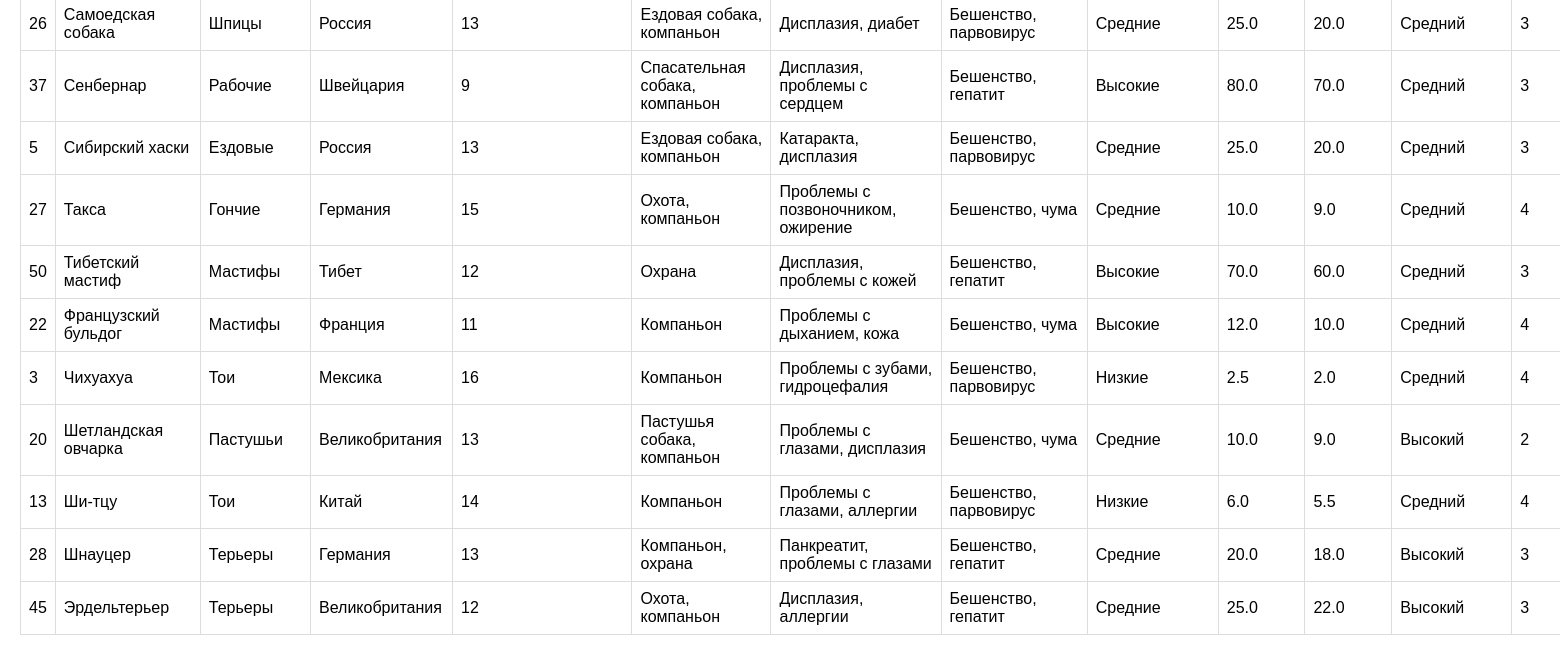
The page /breeds (lower part) on the database as committed earlier.
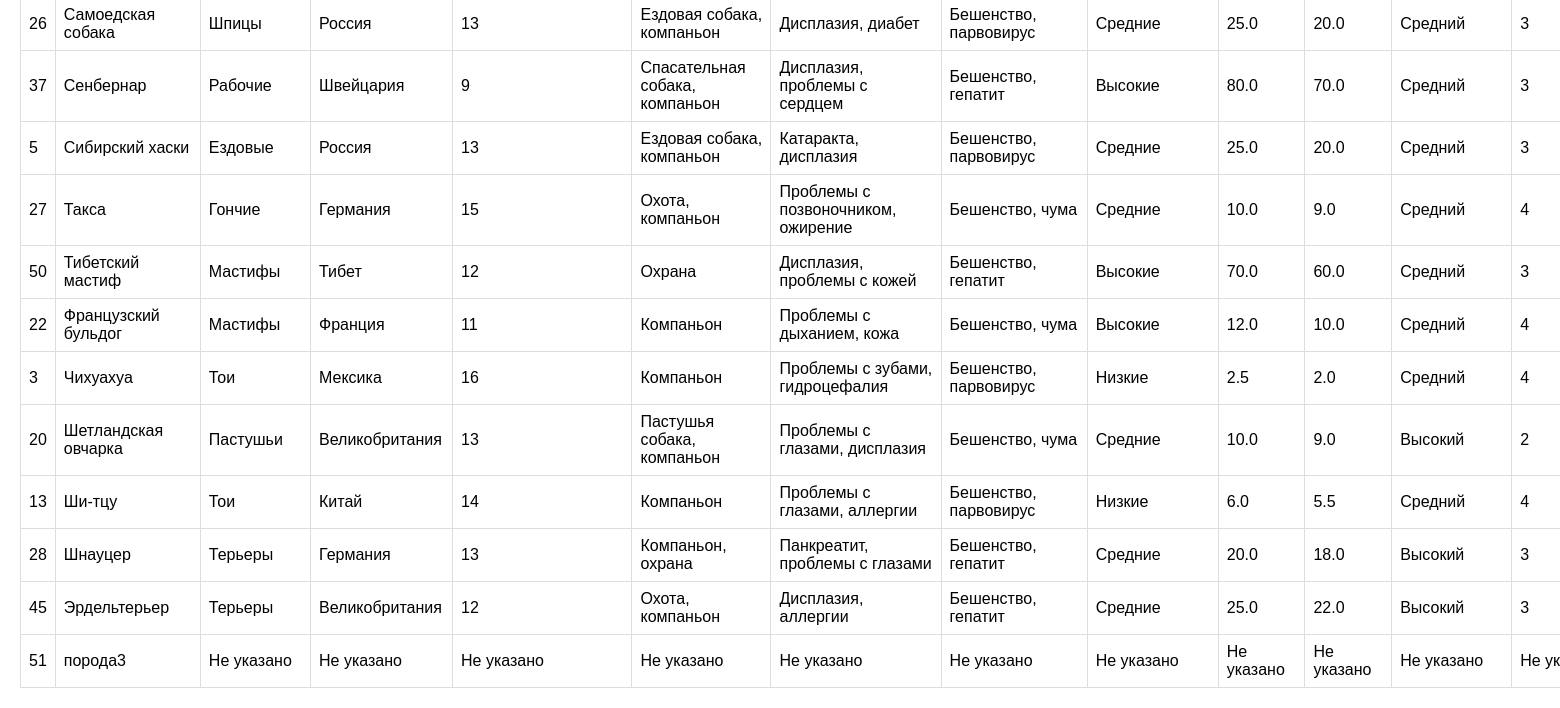
The same page on the database as committed later.
### tables this page shows
CREATE TABLE breeds (
    id INTEGER PRIMARY KEY AUTOINCREMENT,
    breed_name VARCHAR(100) NOT NULL,
    breed_group VARCHAR(50),
    origin_country VARCHAR(50),
    average_lifes INTEGER,
    typical_use VARCHAR(100),
    common_health_issues VARCHAR(200),
    recommended_vaccinations VARCHAR(200),
    veterinary_care VARCHAR(50),
    average_weight_male FLOAT,
    average_weight_female FLOAT,
    trainability_level VARCHAR(50),
    recommended_training_age INTEGER,
    common_behavioral_issues VARCHAR(200),
    preferred_training_methods VARCHAR(200),
    typical_learning_period INTEGER
);

### flask_app.py (the view, shortened to what this page needs)
@app.route('/breeds', methods=['GET', 'POST'])
def breeds():
    errors = []
    with get_db_connection() as conn:
        breeds = conn.execute("SELECT * FROM breeds ORDER BY breed_name").fetchall()
    return render_template('breeds.html', breeds=breeds, errors=errors)

### flask_app.py (called while the page is built)
def get_db_connection():
    conn = sqlite3.connect(DB_PATH, timeout=10)
    conn.row_factory = sqlite3.Row
    return conn

### templates/breeds.html (shortened to what this page needs)
<!DOCTYPE html>
<html lang="ru">
<head>
    <link rel="stylesheet" href="{{ url_for('static', filename='style.css') }}">
</head>
<body>
    {% if breeds %}
        <table>
    {% for breed in breeds %}
    <tr>
        <td>{{ breed['id'] }}</td>
        <td>{{ breed['breed_name'] }}</td>
        <td>{{ breed['breed_group'] or 'Не указано' }}</td>
        <td>{{ breed['origin_country'] or 'Не указано' }}</td>
        <td>{{ breed['average_lifes'] or 'Не указано' }}</td>
        <td>{{ breed['typical_use'] or 'Не указано' }}</td>
        <td>{{ breed['common_health_issues'] or 'Не указано' }}</td>
        <td>{{ breed['recommended_vaccinations'] or 'Не указано' }}</td>
        <td>{{ breed['veterinary_care'] or 'Не указано' }}</td>
        <td>{{ breed['average_weight_male'] or 'Не указано' }}</td>
        <td>{{ breed['average_weight_female'] or 'Не указано' }}</td>
        <td>{{ breed['trainability_level'] or 'Не указано' }}</td>
        <td>{{ breed['recommended_training_age'] or 'Не указано' }}</td>
    </tr>
    {% endfor %}
</table>
    {% else %}
        <p>Нет пород для отображения.</p>
    {% endif %}
</body>
</html>

### static/style.css (style rules this page uses)
body { font-family: Arial, sans-serif; margin: 20px; }
table { border-collapse: collapse; width: 100%; }

Rows that differ between the two databases and show on the page:
added breeds: id "51", breed_name "порода3", breed "Не указано", breed "Не…"
